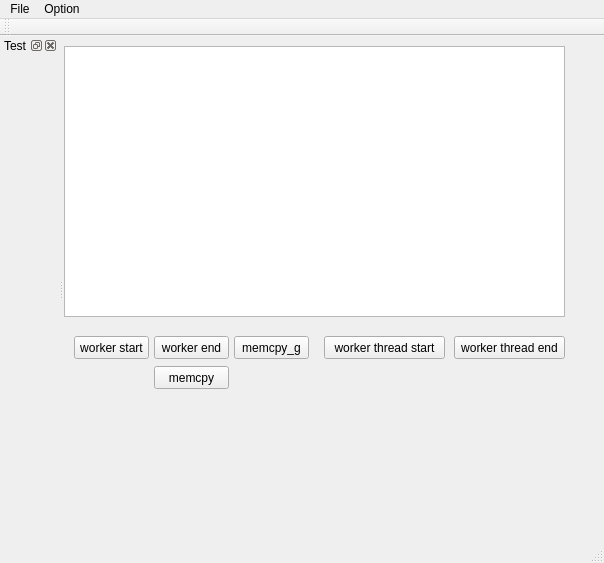
<?xml version="1.0" encoding="UTF-8"?>
<ui version="4.0">
 <class>FirstQTClass</class>
 <widget class="QMainWindow" name="FirstQTClass">
  <property name="geometry">
   <rect>
    <x>0</x>
    <y>0</y>
    <width>604</width>
    <height>563</height>
   </rect>
  </property>
  <property name="windowTitle">
   <string>FirstQT</string>
  </property>
  <widget class="QWidget" name="centralWidget">
   <widget class="QTextEdit" name="textEdit">
    <property name="geometry">
     <rect>
      <x>0</x>
      <y>10</y>
      <width>501</width>
      <height>271</height>
     </rect>
    </property>
   </widget>
   <widget class="QPushButton" name="workerStartButton">
    <property name="geometry">
     <rect>
      <x>10</x>
      <y>300</y>
      <width>75</width>
      <height>23</height>
     </rect>
    </property>
    <property name="cursor">
     <cursorShape>ArrowCursor</cursorShape>
    </property>
    <property name="contextMenuPolicy">
     <enum>Qt::PreventContextMenu</enum>
    </property>
    <property name="text">
     <string>worker start</string>
    </property>
   </widget>
   <widget class="QPushButton" name="workerEndButton">
    <property name="geometry">
     <rect>
      <x>90</x>
      <y>300</y>
      <width>75</width>
      <height>23</height>
     </rect>
    </property>
    <property name="text">
     <string>worker end</string>
    </property>
   </widget>
   <widget class="QPushButton" name="workerThreadStartButton">
    <property name="geometry">
     <rect>
      <x>260</x>
      <y>300</y>
      <width>121</width>
      <height>23</height>
     </rect>
    </property>
    <property name="text">
     <string>worker thread start</string>
    </property>
   </widget>
   <widget class="QPushButton" name="workerThreadEndButton">
    <property name="geometry">
     <rect>
      <x>390</x>
      <y>300</y>
      <width>111</width>
      <height>23</height>
     </rect>
    </property>
    <property name="text">
     <string>worker thread end</string>
    </property>
   </widget>
   <widget class="QPushButton" name="memcpy_g_Button">
    <property name="geometry">
     <rect>
      <x>170</x>
      <y>300</y>
      <width>75</width>
      <height>23</height>
     </rect>
    </property>
    <property name="text">
     <string>memcpy_g</string>
    </property>
   </widget>
   <widget class="QPushButton" name="memcpyButton">
    <property name="geometry">
     <rect>
      <x>90</x>
      <y>330</y>
      <width>75</width>
      <height>23</height>
     </rect>
    </property>
    <property name="text">
     <string>memcpy</string>
    </property>
   </widget>
  </widget>
  <widget class="QMenuBar" name="menuBar">
   <property name="geometry">
    <rect>
     <x>0</x>
     <y>0</y>
     <width>604</width>
     <height>21</height>
    </rect>
   </property>
   <widget class="QMenu" name="menuOpen">
    <property name="title">
     <string>File</string>
    </property>
    <addaction name="actionOpen"/>
    <addaction name="actionSave"/>
    <addaction name="actionQuit"/>
   </widget>
   <widget class="QMenu" name="menuOption">
    <property name="title">
     <string>Option</string>
    </property>
    <addaction name="actionTest"/>
   </widget>
   <addaction name="menuOpen"/>
   <addaction name="menuOption"/>
  </widget>
  <widget class="QToolBar" name="mainToolBar">
   <attribute name="toolBarArea">
    <enum>TopToolBarArea</enum>
   </attribute>
   <attribute name="toolBarBreak">
    <bool>false</bool>
   </attribute>
  </widget>
  <widget class="QStatusBar" name="statusBar"/>
  <widget class="QDockWidget" name="dockWidget">
   <property name="windowTitle">
    <string>Test</string>
   </property>
   <attribute name="dockWidgetArea">
    <number>1</number>
   </attribute>
   <widget class="QWidget" name="dockWidgetContents"/>
  </widget>
  <action name="actionOpen">
   <property name="text">
    <string>Open</string>
   </property>
  </action>
  <action name="actionSave">
   <property name="text">
    <string>Save</string>
   </property>
  </action>
  <action name="actionTest">
   <property name="checkable">
    <bool>true</bool>
   </property>
   <property name="text">
    <string>Test</string>
   </property>
  </action>
  <action name="actionQuit">
   <property name="text">
    <string>Quit</string>
   </property>
  </action>
 </widget>
 <layoutdefault spacing="6" margin="11"/>
 <resources>
  <include location="firstqt.qrc"/>
 </resources>
 <connections>
  <connection>
   <sender>dockWidget</sender>
   <signal>visibilityChanged(bool)</signal>
   <receiver>actionTest</receiver>
   <slot>setChecked(bool)</slot>
   <hints>
    <hint type="sourcelabel">
     <x>39</x>
     <y>216</y>
    </hint>
    <hint type="destinationlabel">
     <x>-1</x>
     <y>-1</y>
    </hint>
   </hints>
  </connection>
 </connections>
</ui>
